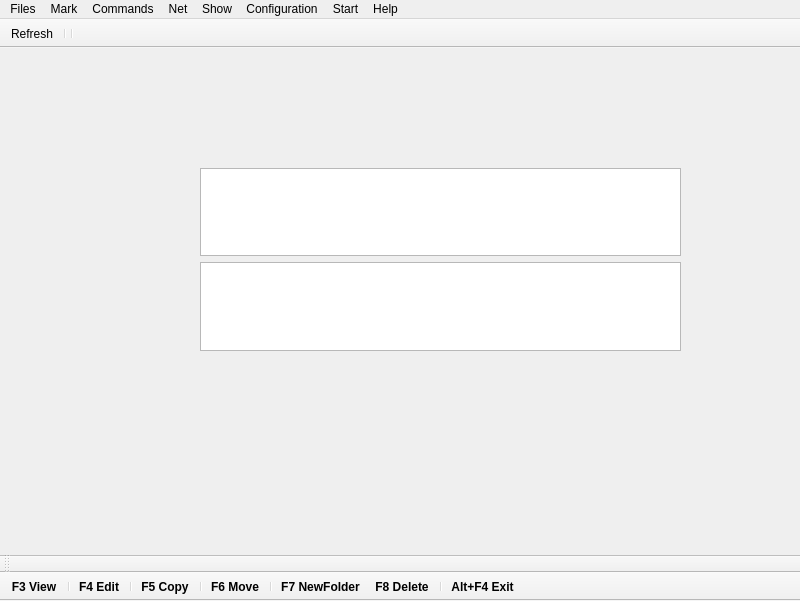
<?xml version="1.0" encoding="UTF-8"?>
<ui version="4.0">
 <class>MainWindow</class>
 <widget class="QMainWindow" name="MainWindow">
  <property name="geometry">
   <rect>
    <x>0</x>
    <y>0</y>
    <width>800</width>
    <height>601</height>
   </rect>
  </property>
  <property name="windowTitle">
   <string>Total Commander 7.50a - Politechnika Lodzka - Wydzial EEIA</string>
  </property>
  <property name="windowIcon">
   <iconset>
    <normaloff>C:/Users/jolap/.designer/backup/icon.png</normaloff>C:/Users/jolap/.designer/backup/icon.png</iconset>
  </property>
  <widget class="QWidget" name="centralwidget">
   <widget class="QWidget" name="gridLayoutWidget">
    <property name="geometry">
     <rect>
      <x>200</x>
      <y>120</y>
      <width>481</width>
      <height>183</height>
     </rect>
    </property>
    <layout class="QGridLayout" name="gridLayout">
     <item row="1" column="0">
      <widget class="QTreeView" name="treeView"/>
     </item>
     <item row="0" column="0">
      <widget class="QTreeView" name="treeView_2"/>
     </item>
    </layout>
   </widget>
  </widget>
  <widget class="QMenuBar" name="menubar">
   <property name="geometry">
    <rect>
     <x>0</x>
     <y>0</y>
     <width>800</width>
     <height>26</height>
    </rect>
   </property>
   <property name="autoFillBackground">
    <bool>false</bool>
   </property>
   <widget class="QMenu" name="menuFiles">
    <property name="title">
     <string>Files</string>
    </property>
    <addaction name="actionOption_1"/>
    <addaction name="actionOption_2"/>
   </widget>
   <widget class="QMenu" name="menuMark">
    <property name="title">
     <string>Mark</string>
    </property>
    <addaction name="actionOption_3"/>
    <addaction name="actionOption_4"/>
   </widget>
   <widget class="QMenu" name="menuCommands">
    <property name="title">
     <string>Commands</string>
    </property>
    <addaction name="actionOption_5"/>
    <addaction name="actionOption_6"/>
   </widget>
   <widget class="QMenu" name="menuNet">
    <property name="title">
     <string>Net</string>
    </property>
    <addaction name="actionOption_7"/>
    <addaction name="actionOption_8"/>
   </widget>
   <widget class="QMenu" name="menuShow">
    <property name="title">
     <string>Show</string>
    </property>
    <addaction name="actionOption_9"/>
    <addaction name="actionOption_10"/>
   </widget>
   <widget class="QMenu" name="menuConfiguration">
    <property name="title">
     <string>Configuration</string>
    </property>
    <addaction name="actionOption_11"/>
    <addaction name="actionOption_12"/>
   </widget>
   <widget class="QMenu" name="menuStart">
    <property name="title">
     <string>Start</string>
    </property>
    <addaction name="actionOption_13"/>
    <addaction name="actionOption_14"/>
   </widget>
   <widget class="QMenu" name="menuHelp">
    <property name="geometry">
     <rect>
      <x>878</x>
      <y>219</y>
      <width>247</width>
      <height>185</height>
     </rect>
    </property>
    <property name="layoutDirection">
     <enum>Qt::LeftToRight</enum>
    </property>
    <property name="title">
     <string>Help</string>
    </property>
    <addaction name="actionIndex"/>
    <addaction name="actionKeyboard"/>
    <addaction name="actionRegistration_Info"/>
    <addaction name="actionVisit_Total_CMD_s_website"/>
    <addaction name="separator"/>
    <addaction name="actionAbout_Total_Commander"/>
   </widget>
   <addaction name="menuFiles"/>
   <addaction name="menuMark"/>
   <addaction name="menuCommands"/>
   <addaction name="menuNet"/>
   <addaction name="menuShow"/>
   <addaction name="menuConfiguration"/>
   <addaction name="menuStart"/>
   <addaction name="menuHelp"/>
  </widget>
  <widget class="QToolBar" name="toolBar">
   <property name="sizePolicy">
    <sizepolicy hsizetype="Expanding" vsizetype="Expanding">
     <horstretch>0</horstretch>
     <verstretch>0</verstretch>
    </sizepolicy>
   </property>
   <property name="windowTitle">
    <string>toolBar</string>
   </property>
   <property name="movable">
    <bool>false</bool>
   </property>
   <attribute name="toolBarArea">
    <enum>TopToolBarArea</enum>
   </attribute>
   <attribute name="toolBarBreak">
    <bool>false</bool>
   </attribute>
   <addaction name="Refresh"/>
   <addaction name="separator"/>
   <addaction name="View 1"/>
   <addaction name="separator"/>
   <addaction name="View 2"/>
  </widget>
  <widget class="QToolBar" name="toolBar_2">
   <property name="sizePolicy">
    <sizepolicy hsizetype="Fixed" vsizetype="Fixed">
     <horstretch>0</horstretch>
     <verstretch>0</verstretch>
    </sizepolicy>
   </property>
   <property name="minimumSize">
    <size>
     <width>0</width>
     <height>0</height>
    </size>
   </property>
   <property name="baseSize">
    <size>
     <width>0</width>
     <height>0</height>
    </size>
   </property>
   <property name="font">
    <font>
     <family>MS Sans Serif</family>
     <weight>75</weight>
     <bold>true</bold>
    </font>
   </property>
   <property name="windowTitle">
    <string>toolBar_2</string>
   </property>
   <property name="layoutDirection">
    <enum>Qt::LeftToRight</enum>
   </property>
   <property name="movable">
    <bool>false</bool>
   </property>
   <property name="toolButtonStyle">
    <enum>Qt::ToolButtonTextOnly</enum>
   </property>
   <attribute name="toolBarArea">
    <enum>BottomToolBarArea</enum>
   </attribute>
   <attribute name="toolBarBreak">
    <bool>false</bool>
   </attribute>
   <addaction name="actionF3_View"/>
   <addaction name="separator"/>
   <addaction name="actionF4_Edit"/>
   <addaction name="separator"/>
   <addaction name="actionF5_Copy"/>
   <addaction name="separator"/>
   <addaction name="actionF6_Move"/>
   <addaction name="separator"/>
   <addaction name="actionF5_NewFolder"/>
   <addaction name="actionF8_Delete"/>
   <addaction name="separator"/>
   <addaction name="actionAlt_F4_Exit"/>
  </widget>
  <widget class="QToolBar" name="toolBar_3">
   <property name="windowTitle">
    <string>toolBar_3</string>
   </property>
   <attribute name="toolBarArea">
    <enum>BottomToolBarArea</enum>
   </attribute>
   <attribute name="toolBarBreak">
    <bool>true</bool>
   </attribute>
  </widget>
  <action name="actionIndex">
   <property name="icon">
    <iconset>
     <normaloff>C:/Users/jolap/.designer/backup/help_1.png</normaloff>C:/Users/jolap/.designer/backup/help_1.png</iconset>
   </property>
   <property name="text">
    <string extracomment="Index">Index</string>
   </property>
   <property name="iconText">
    <string>Index</string>
   </property>
   <property name="toolTip">
    <string>Index</string>
   </property>
   <property name="whatsThis">
    <string/>
   </property>
   <property name="shortcut">
    <string>F1</string>
   </property>
  </action>
  <action name="actionKeyboard">
   <property name="text">
    <string>Keyboard</string>
   </property>
  </action>
  <action name="actionRegistration_Info">
   <property name="text">
    <string>Registration Info</string>
   </property>
  </action>
  <action name="actionVisit_Total_CMD_s_website">
   <property name="text">
    <string>Visit Totalcmd's Web Site</string>
   </property>
  </action>
  <action name="actionAbout_Total_Commander">
   <property name="text">
    <string>About Total Commander...</string>
   </property>
  </action>
  <action name="actionOption_1">
   <property name="text">
    <string>Option 1</string>
   </property>
  </action>
  <action name="actionOption_2">
   <property name="text">
    <string>Option 2</string>
   </property>
  </action>
  <action name="actionOption_3">
   <property name="text">
    <string>Option 1</string>
   </property>
  </action>
  <action name="actionOption_4">
   <property name="text">
    <string>Option 2</string>
   </property>
  </action>
  <action name="actionOption_5">
   <property name="text">
    <string>Option 1</string>
   </property>
  </action>
  <action name="actionOption_6">
   <property name="text">
    <string>Option 2</string>
   </property>
  </action>
  <action name="actionOption_7">
   <property name="text">
    <string>Option 1</string>
   </property>
  </action>
  <action name="actionOption_8">
   <property name="text">
    <string>Option 2</string>
   </property>
  </action>
  <action name="actionOption_9">
   <property name="text">
    <string>Option 1</string>
   </property>
  </action>
  <action name="actionOption_10">
   <property name="text">
    <string>Option 2</string>
   </property>
  </action>
  <action name="actionOption_11">
   <property name="text">
    <string>Option 1</string>
   </property>
  </action>
  <action name="actionOption_12">
   <property name="text">
    <string>Option 2</string>
   </property>
  </action>
  <action name="actionOption_13">
   <property name="text">
    <string>Option 1</string>
   </property>
  </action>
  <action name="actionOption_14">
   <property name="text">
    <string>Option 2</string>
   </property>
  </action>
  <action name="Refresh">
   <property name="icon">
    <iconset>
     <normaloff>C:/Users/jolap/.designer/backup/refresh_1.png</normaloff>C:/Users/jolap/.designer/backup/refresh_1.png</iconset>
   </property>
   <property name="text">
    <string>Refresh</string>
   </property>
   <property name="toolTip">
    <string>Refresh</string>
   </property>
  </action>
  <action name="View 1">
   <property name="icon">
    <iconset>
     <normaloff>C:/Users/jolap/.designer/backup/folder_structure_1.png</normaloff>C:/Users/jolap/.designer/backup/folder_structure_1.png</iconset>
   </property>
   <property name="text">
    <string>View 1</string>
   </property>
   <property name="toolTip">
    <string>View 1</string>
   </property>
  </action>
  <action name="View 2">
   <property name="checkable">
    <bool>true</bool>
   </property>
   <property name="icon">
    <iconset>
     <normaloff>C:/Users/jolap/.designer/backup/folder_structure_2.png</normaloff>C:/Users/jolap/.designer/backup/folder_structure_2.png</iconset>
   </property>
   <property name="text">
    <string>View 2</string>
   </property>
   <property name="toolTip">
    <string>View 2</string>
   </property>
  </action>
  <action name="actionF3_View">
   <property name="text">
    <string>F3 View</string>
   </property>
   <property name="toolTip">
    <string>F3 View</string>
   </property>
   <property name="shortcut">
    <string>F3</string>
   </property>
  </action>
  <action name="actionF4_Edit">
   <property name="text">
    <string>F4 Edit</string>
   </property>
   <property name="toolTip">
    <string>F4 Edit</string>
   </property>
   <property name="shortcut">
    <string>F4</string>
   </property>
  </action>
  <action name="actionF5_Copy">
   <property name="text">
    <string>F5 Copy</string>
   </property>
   <property name="toolTip">
    <string>F5 Copy</string>
   </property>
   <property name="shortcut">
    <string>F5</string>
   </property>
  </action>
  <action name="actionF6_Move">
   <property name="text">
    <string>F6 Move</string>
   </property>
   <property name="toolTip">
    <string>F6 Move</string>
   </property>
   <property name="shortcut">
    <string>F6</string>
   </property>
  </action>
  <action name="actionF5_NewFolder">
   <property name="text">
    <string>F7 NewFolder</string>
   </property>
   <property name="toolTip">
    <string>F7 NewFolder</string>
   </property>
   <property name="shortcut">
    <string>F7</string>
   </property>
  </action>
  <action name="actionF8_Delete">
   <property name="text">
    <string>F8 Delete</string>
   </property>
   <property name="toolTip">
    <string>F8 Delete</string>
   </property>
   <property name="shortcut">
    <string>F8</string>
   </property>
  </action>
  <action name="actionAlt_F4_Exit">
   <property name="text">
    <string>Alt+F4 Exit</string>
   </property>
   <property name="toolTip">
    <string>Alt+F4 Exit</string>
   </property>
   <property name="shortcut">
    <string>Ctrl+Alt+F4</string>
   </property>
  </action>
 </widget>
 <resources/>
 <connections/>
</ui>
